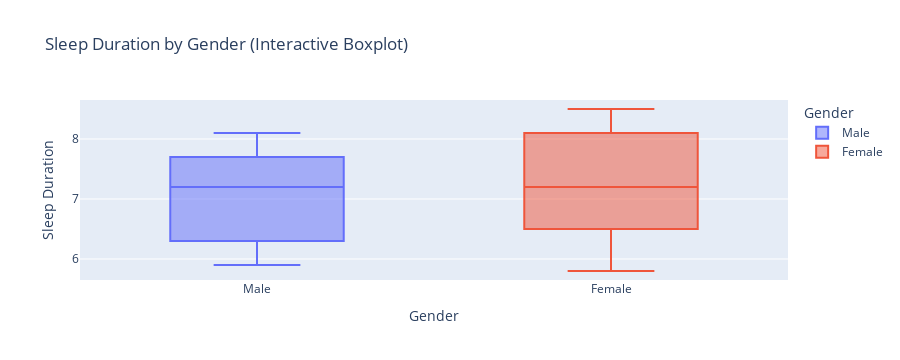

This figure's notebook cell:
### Markdown cell above
#### Alternative Interactive Graph

### Code cell
fig = px.box(df, x="Gender", y="Sleep Duration", color="Gender", title="Sleep Duration by Gender (Interactive Boxplot)")
fig.show()

### Figure 1 — Plotly figure (JSON) as saved in the notebook; plotly's stock layout.template omitted (floating-point values rounded to 4 significant figures; data arrays with more than 128 entries replaced by an {"elided": "..."} marker saying what was removed)
{"data": [{"alignmentgroup": "True", "hovertemplate": "Gender=%{x}<br>Sleep Duration=%{y}<extra></extra>", "legendgroup": "Male", "marker": {"color": "#636efa"}, "name": "Male", "notched": false, "offsetgroup": "Male", "orientation": "v", "showlegend": true, "type": "box", "x": {"elided": "189 str values"}, "x0": " ", "xaxis": "x", "y": {"elided": "189 float values"}, "y0": " ", "yaxis": "y"}, {"alignmentgroup": "True", "hovertemplate": "Gender=%{x}<br>Sleep Duration=%{y}<extra></extra>", "legendgroup": "Female", "marker": {"color": "#EF553B"}, "name": "Female", "notched": false, "offsetgroup": "Female", "orientation": "v", "showlegend": true, "type": "box", "x": {"elided": "185 str values"}, "x0": " ", "xaxis": "x", "y": {"elided": "185 float values"}, "y0": " ", "yaxis": "y"}], "layout": {"boxmode": "overlay", "height": 360, "legend": {"title": {"text": "Gender"}, "tracegroupgap": 0}, "title": {"text": "Sleep Duration by Gender (Interactive Boxplot)"}, "xaxis": {"anchor": "y", "autorange": true, "categoryarray": ["Male", "Female"], "categoryorder": "array", "domain": [0, 1], "range": [-0.5, 1.5], "title": {"text": "Gender"}, "type": "category"}, "yaxis": {"anchor": "x", "autorange": true, "domain": [0, 1], "range": [5.65, 8.65], "title": {"text": "Sleep Duration"}, "type": "linear"}}}
